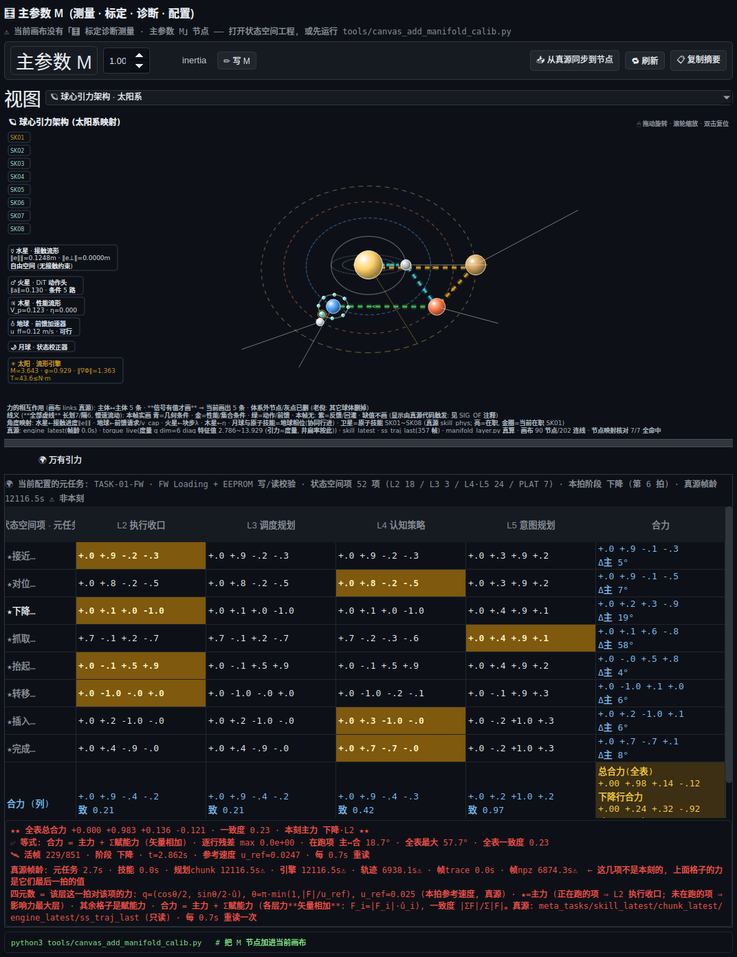
#> input picture reports/ui_shots/live_mparam_orbital.png, 737 x 957 px, shrunk from 1072 x 1391 before the run
$ python machine_image_probe.py ../../../../../../reports/ui_shots/live_mparam_orbital.png
#> lines starting #> are read from the running program, lines starting #| are printed output that depends on the picture
# -*- coding: utf-8 -*-
"""只读图像探针(在 Windows 产线机上跑): 量图上"有没有真结构", 而不是"看起来像不像"。

为什么需要: 服务刚卡过/刚重启时, 它的**内存帧**路由会给一张陈旧/雾面帧 —— 拿它判图像内容结论必错。
这个脚本只看**落盘文件**(或你指定的文件), 不改任何东西、不占端口。

用法:
    venv\Scripts\python.exe machine_image_probe.py <文件或 glob> [<文件或 glob> ...]
    venv\Scripts\python.exe machine_image_probe.py --detect <glob>     # 可选: 再喂真模型执行一遍(需目标程序的 detector 可用)

输出: 纯 ASCII key 的 JSON(产线控制台是 GBK, 不打印中文)。
判读: block16_std_mean 高(>15) = 有细结构; <6 = 离焦/雾面; pct_gt240 高 = 过曝会吃掉低对比度缺陷;
      col_ac_peak 高 + 固定 lag = 周期性结构(节距 = col_ac_lag)。
"""
import glob
import json
import os
import sys
import time

import cv2
import numpy as np


def image_stats(p):
    im = cv2.imread(p, cv2.IMREAD_GRAYSCALE)
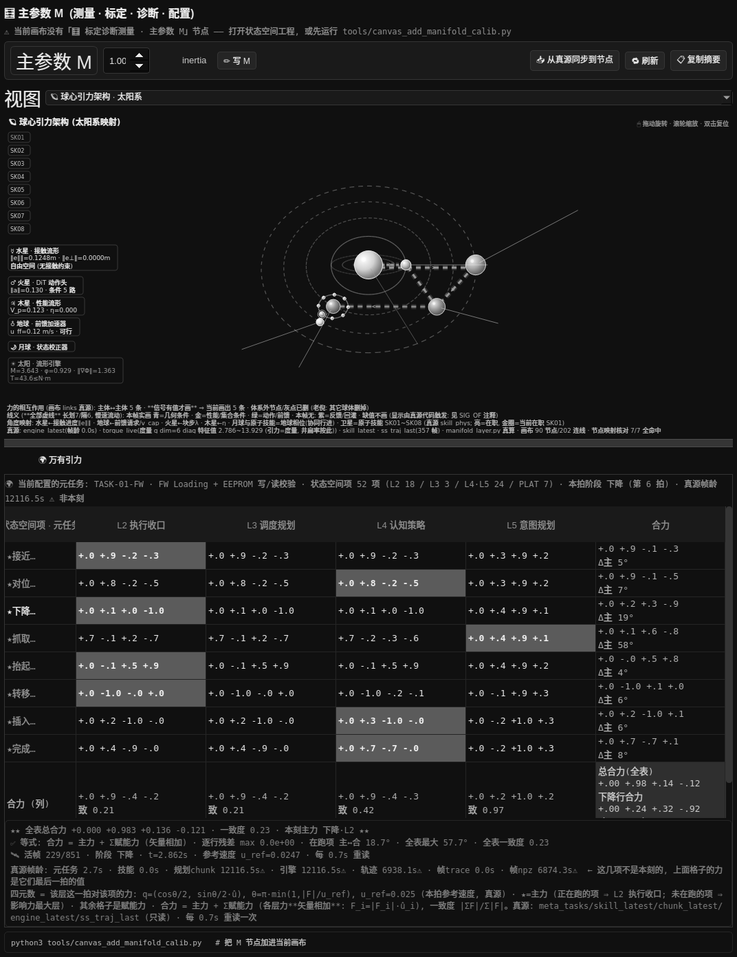
#> im: shape (957, 737); min 0, max 255, mean 27.8
    if im is None:
        return {"error": "imread failed"}
    h, w = im.shape
#> h = 957; w = 737
    hh, ww = (h // 16) * 16, (w // 16) * 16
#> hh = 944; ww = 736
    blk = im[:hh, :ww].reshape(hh // 16, 16, ww // 16, 16).transpose(0, 2, 1, 3).reshape(-1, 16, 16)
    c = im.astype(np.float32)
    c = c - c.mean(axis=0, keepdims=True)
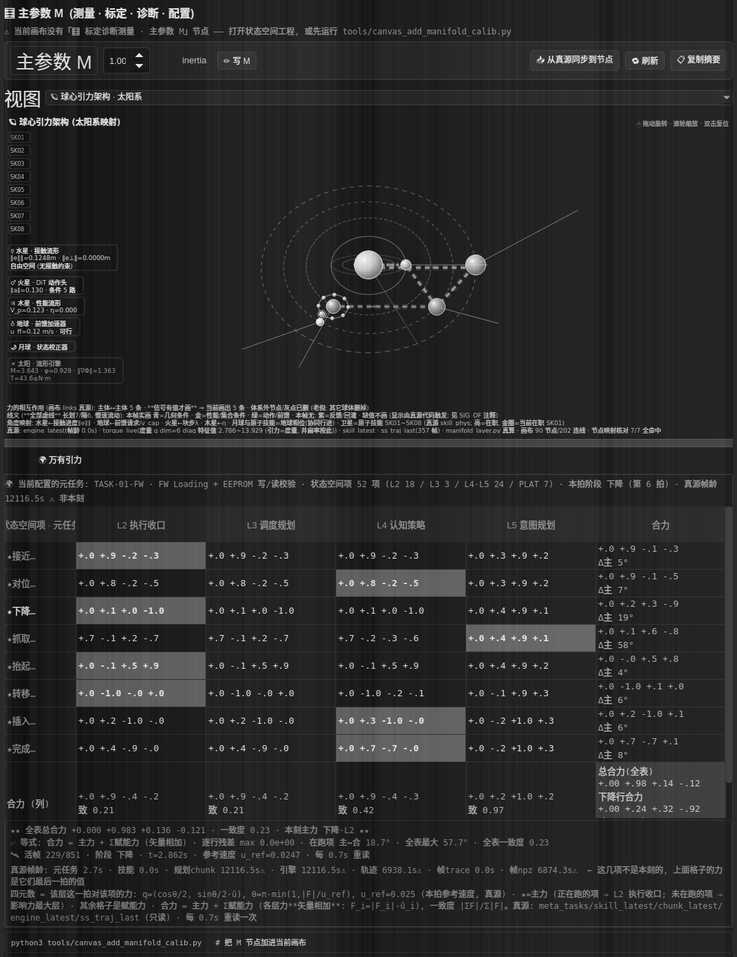
#> c: shape (957, 737) float32; min -46.6, max 233.3, mean 0; drawn with min black and max white
    ac = [float((c[:, :-k] * c[:, k:]).mean() / (c.std() ** 2 + 1e-6)) for k in range(1, 160)]
#> ac = 159 values, max 0.81 at index 0, min 0.0997 at index 158, mean 0.288
    return {"h": h, "w": w, "mean": round(float(im.mean()), 1), "std": round(float(im.std()), 1),
            "block16_std_mean": round(float(blk.std(axis=(1, 2)).mean()), 2),
            "pct_gt240": round(float((im > 240).mean() * 100), 2),
            "pct_gt250": round(float((im > 250).mean() * 100), 2),
            "col_ac_peak": round(max(ac), 3), "col_ac_lag": int(np.argmax(ac) + 1)}


def main():
    argv = [a for a in sys.argv[1:] if a != "--detect"]
    det = None
    if "--detect" in sys.argv:
        from yolo_detector import YoloDetector                  # 目标程序自带的检测器
        det = YoloDetector()
    files = []
    for a in argv or ["*.png"]:
        hit = sorted(glob.glob(a), key=os.path.getmtime)
        files.extend(hit[-3:] if hit else [a])
    out = {"host": os.environ.get("COMPUTERNAME", "?"), "t": time.strftime("%Y-%m-%d %H:%M:%S"), "runs": []}
    for p in files:
        if not os.path.isfile(p):
            out["runs"].append({"file": p, "error": "not found"})
            continue
        rec = {"file": os.path.basename(p), "bytes": os.path.getsize(p),
               "mtime": time.strftime("%m-%d %H:%M:%S", time.localtime(os.path.getmtime(p)))}
        rec.update(image_stats(p))
        if det is not None:
            try:
                t0 = time.time()
                r = det.detect(p)
                d = (r.get("detections") or r.get("defects") or []) if isinstance(r, dict) else []
                rec.update({"ms": round((time.time() - t0) * 1000, 1), "count": len(d),
                            "verdict": "NG" if d else "OK"})
            except Exception as e:                              # noqa: BLE001
                rec["detect_error"] = str(e)[:200]
        out["runs"].append(rec)
    print(json.dumps(out, ensure_ascii=False, indent=1))


if __name__ == "__main__":
    main()
